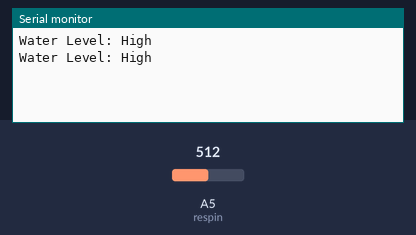
The sketch below on a simulated Arduino Uno, built with avr-gcc and run on an emulated ATmega328P. Parts: the last lines printed to the serial monitor. Inputs (shaded band) come from the test bench; at power-on: A5 (respin) = 512.

Above: at 1.8 s.
1.9 s: A5 (respin) set to 340
At 2.8 s:
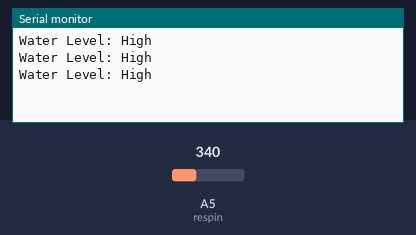
3.4 s: A5 (respin) set to 318
At 4.4 s:
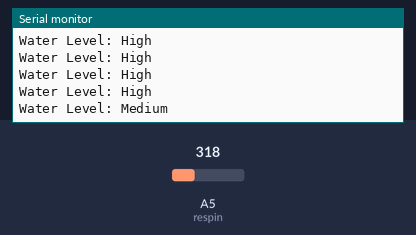
6.5 s: A5 (respin) set to 282
At 7.8 s:
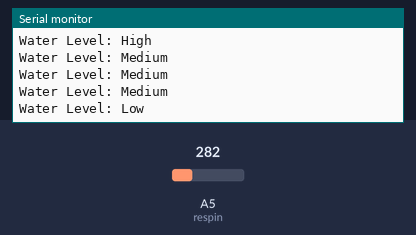
9.5 s: A5 (respin) set to 112
At 10.8 s:
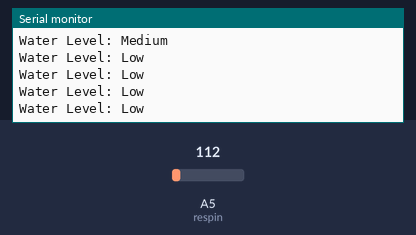
11.0 s: A5 (respin) set to 91
At 11.8 s:
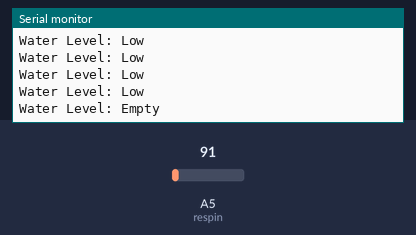

Measured:
- the behaviour switches between 331 and 330 on A5 (respin) (found by bisection; images 1 and 2)
- the behaviour switches between 301 and 300 on A5 (respin) (found by bisection; images 2 and 3)
- the behaviour switches between 101 and 100 on A5 (respin) (found by bisection; images 4 and 5)
- after the input at 3.4 s, the serial monitor: prints a new line after 0.60 s (image 2)
- after the input at 6.5 s, the serial monitor: prints a new line after 0.50 s (image 3)
- after the input at 11.0 s, the serial monitor: prints a new line at once (image 5)

The sketch:

de1.ino.ino
```cpp
int resval = 0; // holds the value
int respin = A5; // sensor pin used
int ans;
void setup() {
// start the serial console
Serial.begin(9600);
}
void loop()
{
  resval = analogRead(respin); //Read data from analog pin and store it to resval variable
  if (resval<=100)
  {
    Serial.println("Water Level: Empty");
    ans=0;
  }
  else if (resval>100 && resval<=300)
  {
    Serial.println("Water Level: Low");
    ans=1;
  }
  else if (resval>300 && resval<=330)
  {
    Serial.println("Water Level: Medium");
    ans=2;
  }
  else if (resval>330)
  {
    Serial.println("Water Level: High");
    ans=4;
  }
delay(1000);
}
```
